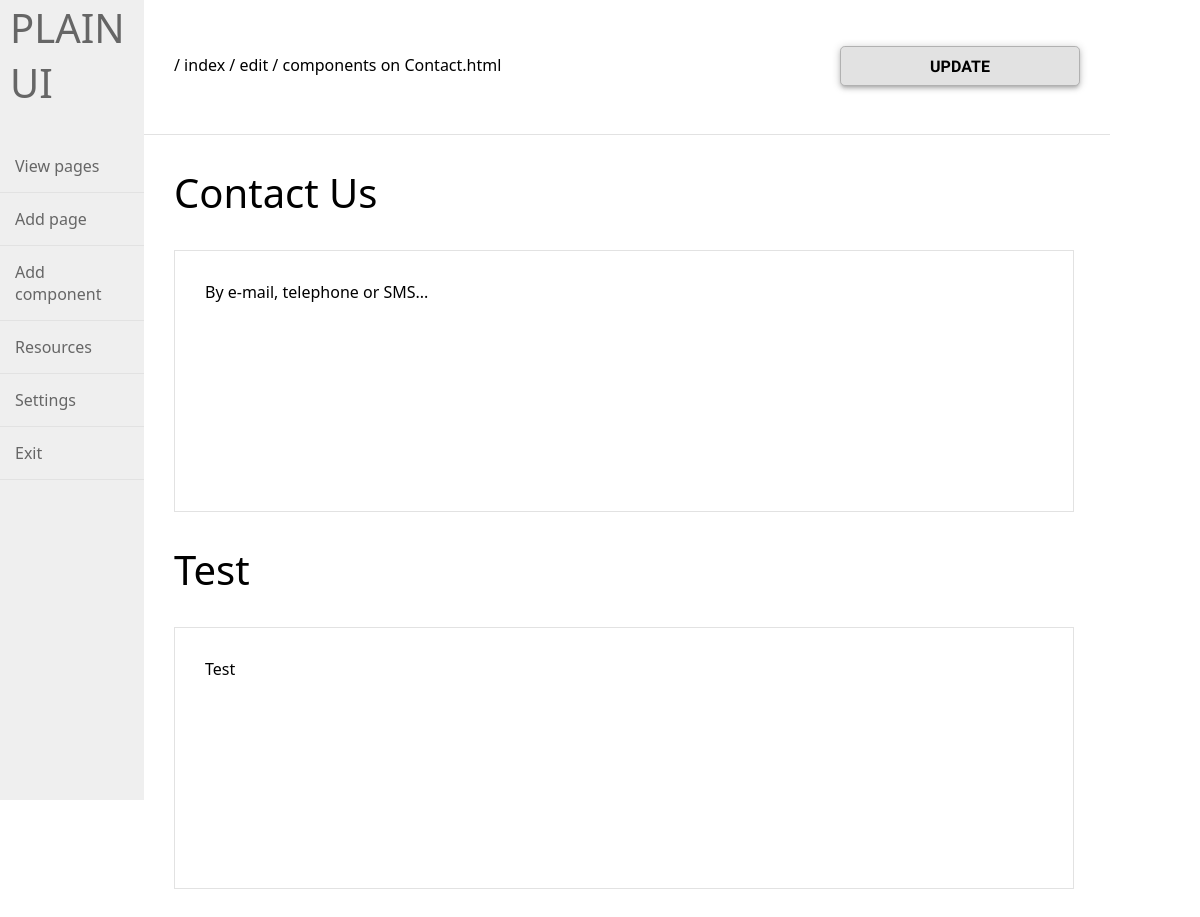
/components/edit/3/ (signed in), run on an earlier commit of the app's database.
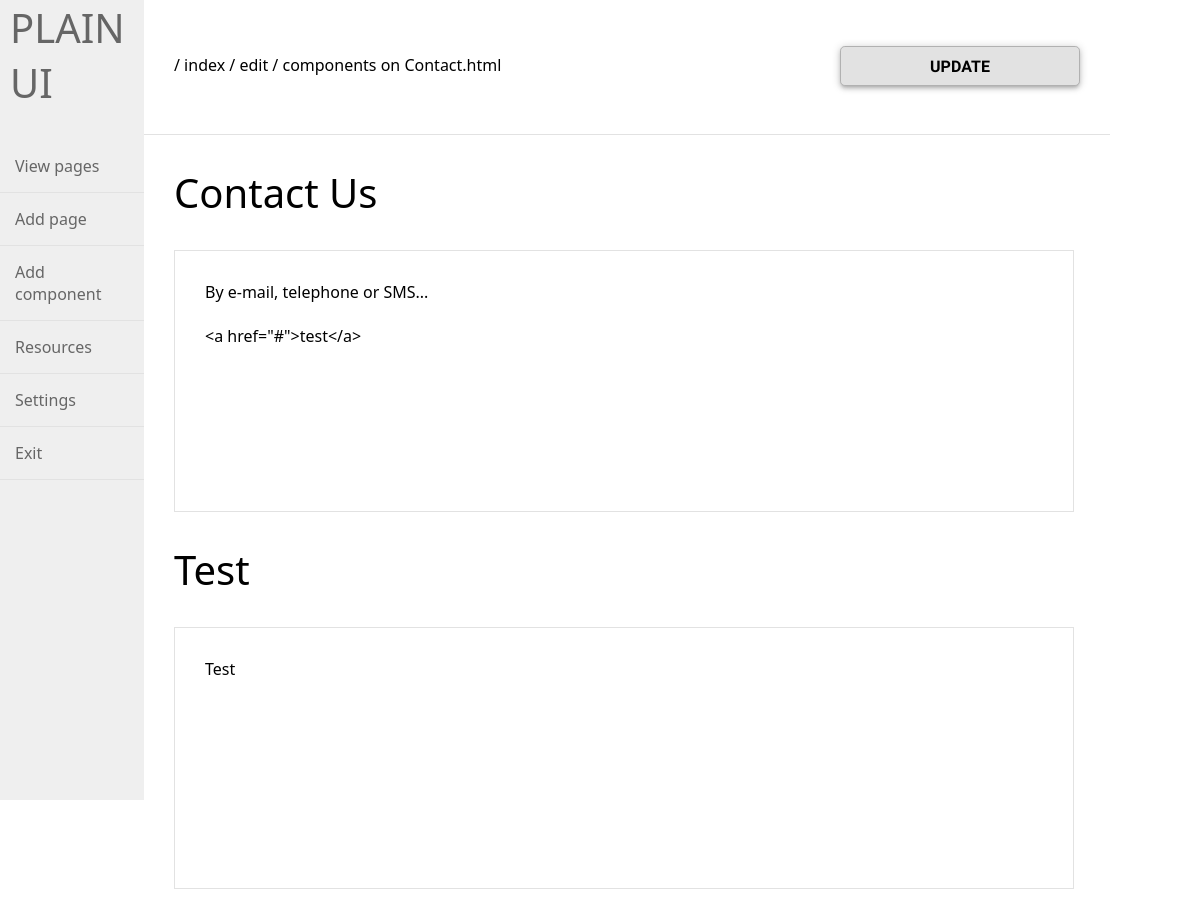
And on a later commit of the database.
### tables this page shows
CREATE TABLE `pages` (
  `id` int(11) NOT NULL,
  `page_name` varchar(255) NOT NULL,
  `sub` int(11) NOT NULL
);

CREATE TABLE `components` (
  `id` int(11) NOT NULL,
  `pid` int(11) NOT NULL,
  `component_title` tinytext NOT NULL,
  `component_text` longtext NOT NULL,
  `component_image` varchar(255) NOT NULL
);

### resources/PHP/Class.DB.php (called while the page is built, shortened)
<?php
class DB {
	private static $instance;
	private $connection;
	private function __construct() {
		$this->connection = new mysqli(HOST,USERNAME,PASSWORD,DATABASE);
		$this->connection->set_charset(CHARSET);
	}
	public static function init() {
		if(is_null(self::$instance)) {
			self::$instance = new DB();
		}
		return self::$instance;
	}
	public function __call($name, $args){
		if(method_exists($this->connection, $name)) {
			 return call_user_func_array(array($this->connection, $name), $args);
		} else {
			 trigger_error('Unknown Method ' . $name . '()', E_USER_WARNING);
			 return false;
		}
	}
}
class sql {
	protected $database;
	public function __construct() {
		$this->database = DB::init();
	}
	public function select($table,$query,$col,$value) {
		$value = isset($value) ? $value : exit;
		$q = "SELECT ".$this->clean($query,'query')." FROM ".$this->clean($table,'table')." WHERE ".$this->clean($col,'cols')." = ?";
		$stmt  = $this->database->prepare($q);
		if(is_int($value)) {
			$stmt->bind_param("i", $value);
			} else {
			$stmt->bind_param("s", $value);
		}
		if($stmt != NULL) {
			if($stmt->execute()) {
			$stmt->store_result();
			$res = [];
			$data = [];
			$array = [];
			$meta = $stmt->result_metadata();
			while($field = $meta->fetch_field()) {
				  $res[] = &$data[$field->name];
			}
			call_user_func_array(array($stmt, 'bind_result'), $res);
			$i=0;
			while($stmt->fetch()) {
				  $array[$i] = array();
				  foreach($data as $k=>$v)
				  $array[$i][$k] = $v;
				  $i++;
			}
			}
		}
		return $array;
	}
	public function intcast($int) {
		if($int >=0) {
			$int = intval($int);
			$int = (int)$int;
		}
		return (int)$int;
	}
	public function clean($string,$method='') {
		$data = '';
		switch($method) {
			case 'num':
				$data =  preg_replace('/[0-9]+/','', $string);
			break;
			case 'query':
				$search  = ['`','"','\'',';'];
				$replace = ['','','',''];
				$data = str_replace($search,$replace,$string);
			break;
			case 'cols':
				$search  = ['`','"','\'',';'];
				$replace = ['','','',''];
				$data = str_replace($search,$replace,$string);
			break;
			case 'table':
				$search  = ['`','"',',','\'',';','.','$','%'];
				$replace = ['','','','','','','',''];
				$data = str_replace($search,$replace,$string);
			break;
			}
		return $data;
	}
}
?>

### core/EditComponents.php (the view, shortened to what this page needs)
<?php
	include("../resources/PHP/Class.DB.php");
	include("Cryptography.php");
	$cryptography = new Cryptography;
	$db = new sql();
	if(isset($_SESSION['token'])) {
		$token = $_SESSION['token'];
	} else {
			$token = $cryptography->getToken();
			$_SESSION['token'] = $token;
	}
	if(!isset($_SESSION['uuid'])) {
		$token  = $cryptography->uniqueID();
		$token .= $cryptography->uniqueID();
		$token .= $cryptography->uniqueID();
		$token .= $cryptography->uniqueID();
		$_SESSION['uuid'] = $token;
	} else {
		$token = $_SESSION['uuid'];
	}
	if(isset($_REQUEST['pid'])) {
		$pageid = $db->intcast($_REQUEST['pid']);
	}
	$table    = 'components';
	$column   = 'pid';
	$value    =  $pageid;
	$operator = '*';
	$result = $db->select($table,$operator,$column,$value);
	$table    = 'pages';
	$column   = 'id';
	$value    =  $pageid;
	$operator = '*';
	$result_header = $db->select($table,$operator,$column,$value);
?>
<!DOCTYPE html>
<html>
<head>
	<link rel="stylesheet" href="<?php echo SITE;?>assets/css/tokens.css" />
</head>
<body>
<div class="container">
	<header class="header">
	<h1><a href="<?php echo SITE;?>index.php">PLAIN UI</a></h1>
	<ul class="navigate">
	<li><a href="<?php echo SITE;?>pages/">View pages</a></li>
	<li><a href="<?php echo SITE;?>pages/add/">Add page</a></li>
	<li><a href="<?php echo SITE;?>components/add/">Add component</a></li>
	<li><a href="<?php echo SITE;?>resources/">Resources</a></li>
	<li><a href="<?php echo SITE;?>settings/">Settings</a></li>
	<li><a href="<?php echo SITE;?>logout/<?php echo $token;?>/">Exit</a></li>
	</ul>
	</header>
	<nav class="nav">
	/ index / edit / components on <?php echo $result_header[0]['page_name'];?> <input type="submit" onclick="plainui.post();" class="btn" value="update" />
	</nav>
	<article class="main">
	<form name="post" action="" method="POST" id="form" autocomplete="off" data-lpignore="true" enctype="multipart/form-data">
	<?php
	for($i=0;$i<count($result);$i++){
	?>
		<h1><div name="" contentEditable="true" id="titleditor-<?php echo $i;?>" oninput="plainui.proc('titleditor-<?php echo $i;?>','component_title_<?php echo $i;?>');"><?php echo $result[$i]['component_title'];?></div></h1>
		<div name="component_text" contentEditable="true" name="post-message" class="texteditor" id="texteditor-<?php echo $i;?>" oninput="plainui.proc('texteditor-<?php echo $i;?>','component_text_<?php echo $i;?>');" placeholder="Write..."><?php echo $result[$i]['component_text'];?></div>
	<?php
	}
	?>
	</form>
	</article>
</div>
</body>
</html>

### assets/css/tokens.css (style rules this page uses)
:root { --backdrop: #fff; --flower-red: #e23241; --flower-fuchsia: #bf045b; --flower-pink: #d95555; --flower-creme: #d98d62; --petal-yellow: #fce27d; --red: #b42d40; --lightred: #ff9c9c; --green: #14cc00; --lightgreen: #cbd187; --blue: #2d73b4; --lightblue: #9ccfff; --magenta: #9933cc; --lightmagenta: #f3c5fd; --black: #000000; --lightblack: #666666; --white: #ffffff; --lightwhite: #fffdf5; --grey: #b1b1b1; --lightgrey: #e2e2e2; --transparent: rgba(0, 0, 0, 0); --font-family: "Segoe UI", "Cantarell", sans-serif; --font-family-input: "Cantarell", sans-serif; --fontsize-small: 14px; --fontsize-medium: 24px; --fontsize-large: 32px; --fontsize-xlarge: 40px; --fontweight-normal: normal; --fontweight-bold: bold; --spacing-small: 5px; --spacing-medium: 10px; --spacing-large: 20px; --spacing-xlarge: 30px; --shadow-small: 0 1px 1px 0 rgba(0,0,0,0.12), 0 2px 1px -1px rgba(0,0,0,0.12), 0 1px 3px 0 rgba(0,0,0,0.20); --shadow-medium: 0 3px 4px 0 rgba(0,0,0,0.12), 0 3px 3px -2px rgba(0,0,0,0.12), 0 1px 8px 0 rgba(0,0,0,0.20); --shadow-large: 0 6px 10px 0 rgba(0,0,0,0.12), 0 1px 18px 0 rgba(0,0,0,0.12), 0 3px 5px -1px rgba(0,0,0,0.20); --viewwidth-small: 10vw; --viewwidth-medium: 20vw; --viewwidth-large: 50vw; --viewwidth-xlarge: 100vw; }
* { font-family: var(--font-family); }
html, body { padding: 0px; margin: 0px; }
input { font-family: var(--font-family-input); font-weight: var(--fontweight-normal); padding: 0.6em; margin: var(--spacing-xlarge); border: 1px solid var(--lightgrey); display: block; border-radius: 0.3em; width: var(--viewwidth-medium); font-size: var(--font-medium); }
input[type=button],input[type=submit],input[type=reset] { width: var(--viewwidth-medium); background-color: var(--lightgrey) !important; border: 1px solid var(--grey) !important; color: var(--black); box-shadow: var(--shadow-medium); font-weight: var(--fontweight-bold); text-transform: uppercase; width: 15em; cursor: pointer; }
h1, h2, h3, h4, h5, h6 { font-family: var(--font-family); margin: 0em; padding: 0em; }
h1 { font-weight: 100; font-size: var(--fontsize-xlarge); margin-bottom: var(--spacing-xlarge); }
body { background-color: #ffffff; margin: 0; padding: 0; }
.container { width: 100%; overflow: hidden; position: relative; }
.header { background-color: #efefef; height: 100vh; width: 12%; float: left; display: inline-block; }
.nav { background-color: rgba(0, 0, 0, 0); height: 134px; line-height: 130px; width: 78%; padding-left: var(--spacing-xlarge); float: left; display: block; border-bottom: 1px solid var(--lightgrey); }
.main { background-color: rgba(0, 0, 0, 0); width: 80%; float: left; display: block; margin-top: var(--spacing-xlarge); }
.header h1 { padding-left: 0px; margin-left: 10px; }
ul.navigate { list-style:none; margin: 0px; padding: 0px; }
ul.navigate li { border-bottom: 1px solid var(--lightgrey); padding-left: var(--spacing-xlarge); padding: 15px; }
ul.navigate li a { text-decoration: none; color: #666; }
a:link, a:visited { text-decoration: none; color: #666; }
.texteditor { border: 1px solid var(--lightgrey); box-shadow: --shadow-large; height: 200px; outline: none; padding: var(--spacing-xlarge); margin: var(--spacing-xlarge); }
h1 { margin-left: var(--spacing-xlarge); }
.btn { margin-right: var(--spacing-xlarge); float:right; margin-top: 46px; }

What changed in the data, as far as the page shows it:
changed components "Contact Us": component_text "By e-mail, telephone or SMS..." → "By e-mail, telephone or SMS... <a href=\"#\">test</a>"
